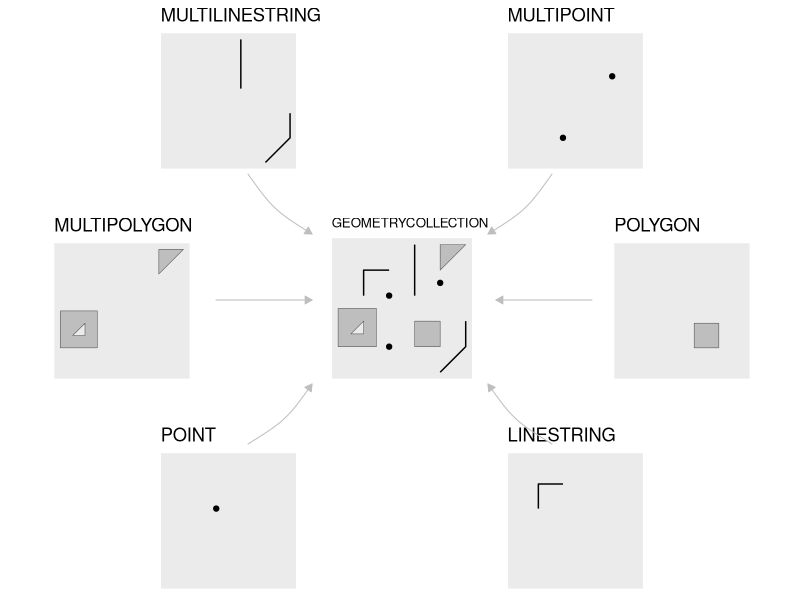

R code for this plot:
# https://stackoverflow.com/questions/35631889/ggplot2-align-multiple-plots-with-varying-spacings-and-add-arrows-between-them
library(sf)
library(ggplot2)
library(lattice)
library(grid)
library(gridExtra)

## sfc objects creation ---------
point_sfc = st_sfc(st_point(c(1, 1)), crs = 4326)
linestring_sfc = st_sfc(st_linestring(rbind(c(0.8, 1), c(0.8, 1.2), c(1, 1.2))), crs = 4326)
polygon_sfc = st_sfc(st_polygon(list(rbind(
  c(1.2, 0.6), c(1.4, 0.6), c(1.4, 0.8), c(1.2, 0.8), c(1.2, 0.6)
))), crs = 4326)
multipoint_sfc = st_sfc(st_multipoint(rbind(c(1, 0.6), c(1.4, 1.1))), crs = 4326)
multilinestring_sfc = st_sfc(st_multilinestring(list(rbind(
  c(1.2, 1), c(1.2, 1.4)
),
rbind(
  c(1.4, 0.4), c(1.6, 0.6), c(1.6, 0.8)
))), crs = 4326)
multipolygon_sfc = st_sfc(st_multipolygon(list(list(rbind(
  c(1.4, 1.2), c(1.6, 1.4), c(1.4, 1.4), c(1.4, 1.2)
)),
st_polygon(
  list(rbind(
    c(0.6, 0.6), c(0.9, 0.6), c(0.9, 0.9), c(0.6, 0.9), c(0.6, 0.6)
  ),
  rbind(
    c(0.7, 0.7), c(0.8, 0.8), c(0.8, 0.7), c(0.7, 0.7)
  ))
))),
crs = 4326)

## sf objects creation ---------
point_sf = st_sf(geometry = point_sfc)
linestring_sf = st_sf(geometry = linestring_sfc)
polygon_sf = st_sf(geometry = polygon_sfc)
multipoint_sf = st_sf(geometry = multipoint_sfc)
multilinestring_sf = st_sf(geometry = multilinestring_sfc)
multipolygon_sf = st_sf(geometry = multipolygon_sfc)
geometrycollection_sf = st_cast(
  c(
    point_sfc,
    linestring_sfc,
    polygon_sfc,
    multipoint_sfc,
    multilinestring_sfc,
    multipolygon_sfc
  ),
  "GEOMETRYCOLLECTION"
)

## single plots ----------
p_point_sf = ggplot() +
  geom_sf(data = point_sf) +
  labs(title = "POINT") +
  coord_sf(xlim = c(0.6, 1.6), ylim = c(0.4, 1.4)) +
  theme(line = element_blank(),
        axis.text = element_blank(),
        axis.title = element_blank())

p_linestring_sf = ggplot() +
  geom_sf(data = linestring_sf) +
  labs(title = "LINESTRING") +
  coord_sf(xlim = c(0.6, 1.6), ylim = c(0.4, 1.4)) +
  theme(line = element_blank(),
        axis.text = element_blank(),
        axis.title = element_blank())

p_polygon_sf = ggplot() +
  geom_sf(data = polygon_sf, fill = "grey") +
  labs(title = "POLYGON")  +
  coord_sf(xlim = c(0.6, 1.6), ylim = c(0.4, 1.4)) +
  theme(line = element_blank(),
        axis.text = element_blank(),
        axis.title = element_blank())

p_multipoint_sf = ggplot() +
  geom_sf(data = multipoint_sf) +
  labs(title = "MULTIPOINT") +
  coord_sf(xlim = c(0.6, 1.6), ylim = c(0.4, 1.4)) +
  theme(line = element_blank(),
        axis.text = element_blank(),
        axis.title = element_blank())

p_multilinestring_sf = ggplot() +
  geom_sf(data = multilinestring_sf) +
  labs(title = "MULTILINESTRING") +
  coord_sf(xlim = c(0.6, 1.6), ylim = c(0.4, 1.4)) +
  theme(line = element_blank(),
        axis.text = element_blank(),
        axis.title = element_blank())

p_multipolygon_sf = ggplot() +
  geom_sf(data = multipolygon_sf, fill = "grey") +
  labs(title = "MULTIPOLYGON")  +
  coord_sf(xlim = c(0.6, 1.6), ylim = c(0.4, 1.4)) +
  theme(line = element_blank(),
        axis.text = element_blank(),
        axis.title = element_blank())

p_geometrycollection_sf = ggplot() +
  geom_sf(data = point_sf) +
  geom_sf(data = linestring_sf) +
  geom_sf(data = polygon_sf, fill = "grey") +
  geom_sf(data = multipoint_sf) +
  geom_sf(data = multilinestring_sf) +
  geom_sf(data = multipolygon_sf, fill = "grey") +
  labs(title = "GEOMETRYCOLLECTION")  +
  coord_sf(xlim = c(0.6, 1.6), ylim = c(0.4, 1.4)) +
  theme(
    line = element_blank(),
    axis.text = element_blank(),
    axis.title = element_blank(),
    title = element_text(size = 8)
  )

## combine plot ------------
# Empty grob for spacing
b = nullGrob() # per @baptiste's comment, use nullGrob() instead of rectGrob()

# grid.bezier with a few hard-coded settings
mygb = function(x, y) {
  grid.bezier(
    x = x,
    y = y,
    gp = gpar(col = "grey", fill = "grey"),
    arrow = arrow(type = "closed", length = unit(2, "mm"))
  )
}

r1 = arrangeGrob(
  b,
  p_multilinestring_sf,
  b,
  p_multipoint_sf,
  b,
  layout_matrix = rbind(c(1, 2, 3, 4, 5)),
  widths = c(13.3, 30, 13.3, 30, 13.3)
)
r2 = arrangeGrob(b)
r3 = arrangeGrob(
  p_multipolygon_sf,
  b,
  p_geometrycollection_sf,
  b,
  p_polygon_sf,
  layout_matrix = rbind(c(1, 2, 3, 4, 5)),
  widths = c(30, 5, 30, 5, 30)
)
r4 = arrangeGrob(b)
r5 = arrangeGrob(
  b,
  p_point_sf,
  b,
  p_linestring_sf,
  b,
  layout_matrix = rbind(c(1, 2, 3, 4, 5)),
  widths = c(13.3, 30, 13.3, 30, 13.3)
)

grid.arrange(r1,
             r2,
             r3,
             r4,
             r5,
             ncol = 1,
             heights = c(30, 5, 30, 5, 30))

# topleft arrow
vp = viewport(
  x = 0.35,
  y = 0.66,
  width = 0.08,
  height = 0.1
)
pushViewport(vp)

# grid.rect(gp=gpar(fill="black", alpha=0.1)) # Use this to see where your viewport is located on the full graph layout

mygb(x = c(0, 0.4, 0.4, 1), y = c(1, 0.4, 0.4, 0))

# left arrow
popViewport()
vp = viewport(
  x = 0.33,
  y = 0.5,
  width = 0.12,
  height = 0.1
)
pushViewport(vp)

mygb(x = c(0, 0.33, 0.66, 1), y = c(0.5, 0.5, 0.5, 0.5))

# bottom left arrow
popViewport()
vp = viewport(
  x = 0.35,
  y = 0.31,
  width = 0.08,
  height = 0.1
)
pushViewport(vp)

mygb(x = c(0, 0.6, 0.6, 1), y = c(0, 0.4, 0.4, 1))


# bottom right arrow
popViewport()
vp = viewport(
  x = 0.65,
  y = 0.31,
  width = 0.08,
  height = 0.1
)
pushViewport(vp)

mygb(x = c(1, 0.4, 0.4, 0), y = c(0, 0.4, 0.4, 1))

# right arrow
popViewport()
vp = viewport(
  x = 0.68,
  y = 0.5,
  width = 0.12,
  height = 0.1
)
pushViewport(vp)

mygb(x = c(1, 0.66, 0.33, 0), y = c(0.5, 0.5, 0.5, 0.5))

# top right arrow
popViewport()
vp = viewport(
  x = 0.65,
  y = 0.66,
  width = 0.08,
  height = 0.1
)
pushViewport(vp)

mygb(x = c(1, 0.6, 0.6, 0), y = c(1, 0.4, 0.4, 0))
